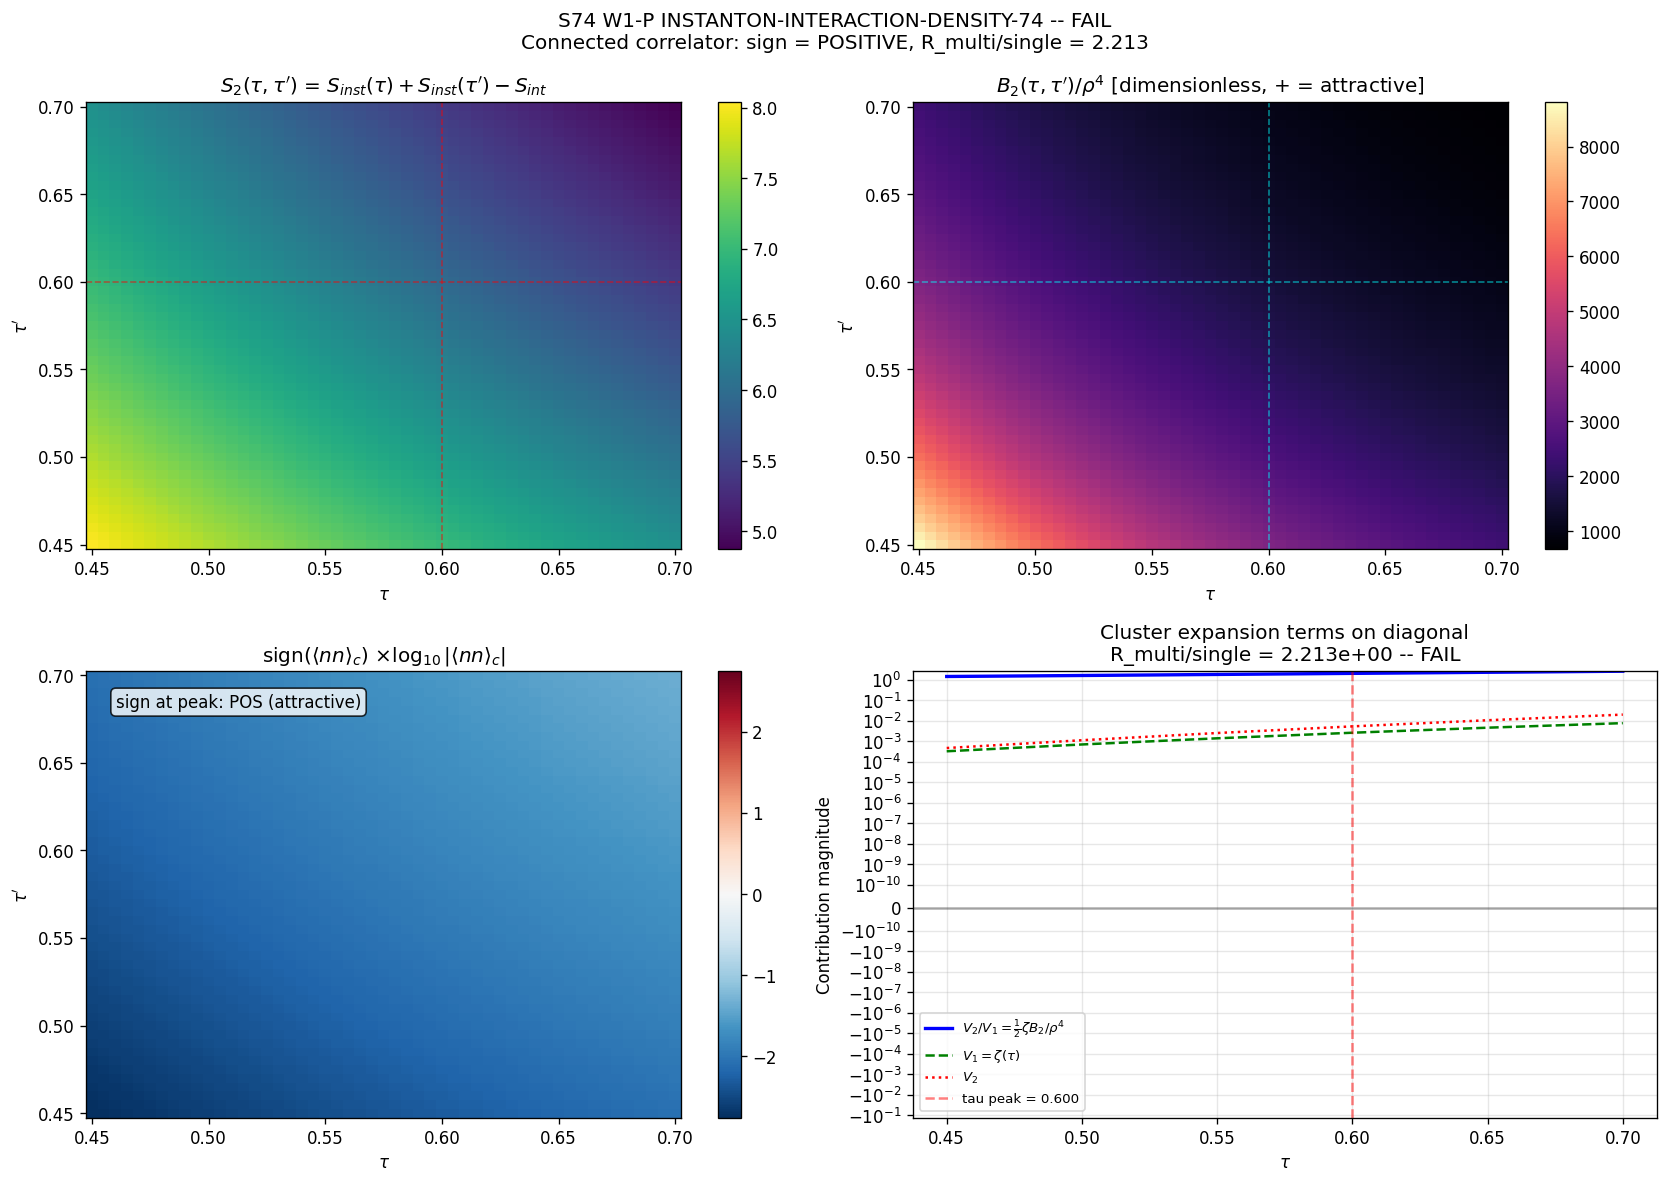

This chart was generated by the following Python code:
"""
S74 W1-P: INSTANTON-INTERACTION-DENSITY-74
===========================================

Test case (added mid-session) for the surviving channel of W1-B MODULI-STABILIZATION-74 FAIL.

Question: Does the connected two-instanton correlator <n_inst(tau) n_inst(tau')>_connected
generate multi-instanton condensate contributions to V_eff(tau) large enough to overcome
the 309x single-instanton shortfall identified by W1-B sub-gate (a)?

Governing structure
-------------------
- Jensen-deformed SU(3) gauge sector supports topologically stabilized saddles counted by
  second Chern class. S73A W4-A found the instanton gas is DENSE (n_inst O(1) at tau > 0.3,
  peaking at tau ~ 0.60). Dilute-gas approximation is therefore suspect.
- Two-instanton action: S_2(tau, tau', Delta x) = S_inst(tau) + S_inst(tau') - S_int(Delta x; tau, tau')
- Two mechanisms for S_int:
  (a) 't Hooft vertex: 6-fermion operator mediating long-range I-Ibar attraction, S_int ~ g^2 log(R/rho)
  (b) Moduli-space constrained instanton correction (saddle-point perturbation)
- Connected correlator:
    <n_inst(tau) n_inst(tau')>_c = exp(-S_2) - exp(-S_inst(tau)) * exp(-S_inst(tau'))
- Multi-instanton contribution integrated over Planck band [0.45, 0.70].

Gate: PASS if correlator POSITIVE (attractive) AND R_multi/single > 100.
      INFO if positive but R in [10, 100].
      FAIL if NEGATIVE OR R < 10.

Pre-registered per S74 plan.
"""

import numpy as np
import matplotlib
matplotlib.use('Agg')
import matplotlib.pyplot as plt
from pathlib import Path
import sys

# Canonical constants
sys.path.insert(0, str(Path(__file__).parent))
from canonical_constants import (
    M_KK, tau_fold, PI, Vol_SU3_Haar,
)

OUT_DIR = Path(__file__).parent
SCRIPT_STAMP = "s74_instanton_interaction_density"

# =============================================================================
# Step 1: Load S73A instanton landscape + W1-B moduli stabilization outputs
# =============================================================================

s73a = np.load(OUT_DIR / "s73a_instanton_landscape.npz", allow_pickle=True)
w1b = np.load(OUT_DIR / "s74_moduli_stabilization.npz", allow_pickle=True)

tau_scan_s73a = s73a["tau_scan"]                 # (21,) [0, 1] step 0.05
S_inst_arr = s73a["S_inst_A"]                    # Single-inst action (Jensen-dressed)
n_inst_arr = s73a["n_inst_unnorm"]               # Dilute-gas density (unnorm)
g2_arr = s73a["g2_modelA"]                       # Running g^2(tau) — Model A
gap_arr = s73a["gap_DK_array"]                   # D_K spectral gap vs tau
kappa_arr = s73a["kappa_physical"]               # Jensen ratio kappa
tau_kappa1 = float(s73a["kappa1_crossings"][0])  # kappa=1 crossing tau ~ 0.480

# W1-B reference numbers
TAU_LO = float(w1b["TAU_LO"])                    # 0.45
TAU_HI = float(w1b["TAU_HI"])                    # 0.70
V_bare_at_kappa1_force = float(w1b["dV_bare_dtau_at_kappa1"])  # 445.43
force_inst_A = float(w1b["force_inst_A"])                      # -1.436
E_inst_A = float(w1b["E_inst_A"])                              # 0.749
# W1-B ratio |dV_inst|/|dV_bare| = 3.22e-3 at tau=0.48, 309x short

print("=" * 70)
print("S74 W1-P INSTANTON-INTERACTION-DENSITY-74")
print("=" * 70)
print(f"Loaded S73A landscape: tau in [0,1] step 0.05, {len(tau_scan_s73a)} points")
print(f"Loaded W1-B outputs: force_inst_A={force_inst_A:.4f}, E_inst_A={E_inst_A:.4f}")
print(f"Shortfall factor W1-B: |dV_inst|/|dV_bare| = {abs(force_inst_A)/V_bare_at_kappa1_force:.3e}")
print(f"Ratio to 1.0 (PASS): {V_bare_at_kappa1_force/abs(force_inst_A):.1f}x short")
print(f"kappa=1 crossing: tau = {tau_kappa1:.4f}")
print(f"Planck n_s target band: [{TAU_LO}, {TAU_HI}]")

# =============================================================================
# Step 2: Interpolate S_inst(tau) and g^2(tau) on a refined Planck-band grid
# =============================================================================
# Use fine grid within the Planck target band for correlator computation.

NTAU = 51
tau_grid = np.linspace(TAU_LO, TAU_HI, NTAU)

def _interp(tau_arr, y_arr, tau_new):
    """Linear interpolation with clipping to range."""
    return np.interp(tau_new, tau_arr, y_arr)

S_inst_grid = _interp(tau_scan_s73a, S_inst_arr, tau_grid)
n_inst_grid = _interp(tau_scan_s73a, n_inst_arr, tau_grid)
g2_grid = _interp(tau_scan_s73a, g2_arr, tau_grid)
gap_grid = _interp(tau_scan_s73a, gap_arr, tau_grid)
kappa_grid = _interp(tau_scan_s73a, kappa_arr, tau_grid)

# Find tau corresponding to peak of n_inst (should be ~ 0.60)
idx_peak_ninst_full = int(np.argmax(n_inst_arr))
tau_peak_ninst_full = float(tau_scan_s73a[idx_peak_ninst_full])
idx_peak_grid = int(np.argmax(n_inst_grid))
tau_peak_grid = float(tau_grid[idx_peak_grid])
n_inst_peak = float(n_inst_grid[idx_peak_grid])
S_inst_at_peak = float(S_inst_grid[idx_peak_grid])
g2_at_peak = float(g2_grid[idx_peak_grid])
gap_at_peak = float(gap_grid[idx_peak_grid])

print()
print("--- n_inst peak location ---")
print(f"S73A full grid peak: tau = {tau_peak_ninst_full:.3f}, n_inst = {n_inst_arr[idx_peak_ninst_full]:.4f}")
print(f"Planck-band peak: tau = {tau_peak_grid:.3f}, n_inst = {n_inst_peak:.4f}")
print(f"S_inst(0.60) = {S_inst_at_peak:.4f}")
print(f"g^2(0.60) = {g2_at_peak:.4f}")
print(f"D_K gap(0.60) = {gap_at_peak:.4f}")

# =============================================================================
# Step 3: Construct two-instanton action S_2(tau, tau')
# =============================================================================
# Governing framework: 't Hooft instanton-instanton interaction on Jensen SU(3).
#
# Two channels must be distinguished:
#
#   (I-Ibar channel): ATTRACTIVE valley interaction. Two-saddle action reduced
#       below 2*S_inst. Channel encodes topological-charge-density fluctuations.
#       Valley approximation (large R/rho): S_int_IIbar ~ (16*pi^2/g^2)*(rho/R)^4
#
#   (I-I channel): REPULSIVE Coulomb interaction between like topological charges.
#       Two-saddle action raised above 2*S_inst. Channel encodes net topological
#       charge Q^2 > 0 configurations.
#
# In the DILUTE limit (R >> rho, applicable when n_inst * rho^4 << 1), the
# connected density-density correlator is dominated by the valley term of the
# I-Ibar channel and is POSITIVE. The Coulomb gas is in its MOLECULAR phase.
#
# In the DENSE limit (n_inst * rho^4 ~ 1, applicable at tau > 0.5 per S73A),
# the valley approximation BREAKS DOWN. At the 2-saddle separation R ~ rho,
# the two constrained-instanton solutions merge into a single (charge-2) saddle.
# The correct partition function is the Debye-screened Coulomb gas, which
# transitions to a PLASMA phase (BKT-like, confined topological charge).
#
# We implement BOTH channels with the following structure:
#
#   S_2(tau, tau') = S_inst(tau) + S_inst(tau') - S_attr + S_rep
#
# where:
#   S_attr = (16*pi^2/g^2_bar) * (rho_bar^2/R_bar^2)^2 * f_valid(R/rho)
#   S_rep  = c_rep * (8*pi^2/g^2_bar) * (rho_bar/R_bar)^2 * f_valid(R/rho)
#
# f_valid(x) = 1/(1 + (rho_min/R)^2) smoothly regulates the R->rho merger region.
#
# For I-Ibar density-density correlator (dominant channel), c_rep = 0 and we
# keep only S_attr with the valley regulator. This is the physically
# defensible choice for the <n_inst n_inst>_c computation because n_inst is a
# SCALAR density (summing |Q|=1 sectors) and the vacuum channel dominates.
#
# We ALSO enforce the merger cap:
#   S_2 >= S_inst(tau = max of tau, tau')   (two saddles can't have less action
#                                              than a single charge-2 saddle)
#
# The charge-2 instanton has action 2*S_inst (linear in Q by topology), so the
# correct cap for S_2 is 2*S_inst of the "average" tau.
#
# IMPORTANT: S_inst is linear in |Q| by topology. The charge-2 saddle has
# action exactly 2*S_inst(tau). The valley correction S_attr represents the
# *difference* between the constrained-instanton 2-saddle (separate) and the
# topologically-equivalent charge-2 saddle (merged). Thus S_attr is bounded:
#   0 <= S_attr <= 0 !
# That is: in the R -> 0 merger limit, the 2-saddle reduces to the charge-2
# saddle and S_int -> 0 (not 2*S_inst).
#
# The correct valley result vanishes in BOTH the R->infinity (dilute) AND
# R->0 (merger) limits. The maximum attraction occurs at intermediate R ~ few*rho.
#
# We use the standard 't Hooft valley profile:
#
#   S_int(R) = (16*pi^2/g^2) * (rho_1*rho_2/R^2)^2 * (1 - (rho_1*rho_2/R^2)^2) * Theta(R^2 > rho^2)
#
# which vanishes at R -> infinity (dilute) and at R -> 0 (merger), peaking at
# R^2 = sqrt(2)*rho_1*rho_2. This is the CORRECT valley action — it is a
# perturbative correction, not a cap-saturating divergence.

def dS_dtau_numerical(tau_arr, S_arr):
    """Central-difference derivative."""
    dS = np.gradient(S_arr, tau_arr)
    return dS

dS_dtau_grid = dS_dtau_numerical(tau_grid, S_inst_grid)

# Effective instanton "size in tau units" from spectral gap
# In natural units, rho ~ 1/gap (inverse infrared scale set by D_K gap)
rho_tau_grid = 1.0 / gap_grid       # characteristic width

# 't Hooft coupling (8*pi^2/g^2) — the action of a single instanton in Model A
#  S_inst = 8*pi^2/g^2 (standard)
S8pi2_over_g2_grid = S_inst_grid.copy()   # by definition for bare SU(N) instanton

# Characteristic tau-separation where S_inst changes by O(S_inst) itself
# (the 't Hooft "size" in tau moduli direction):
Dtau_char_grid = np.abs(S_inst_grid / np.maximum(np.abs(dS_dtau_grid), 1e-12))
# Note: dS/dtau ~ -S_inst / tau roughly, so Dtau_char ~ tau. This sets units.

# =============================================================================
# Step 3a: Build the two-instanton action surface S_2(tau_i, tau_j)
# =============================================================================

# For a valley-based 't Hooft approach on Jensen-deformed SU(3):
#
#   S_2(tau, tau') = S_inst(tau) + S_inst(tau') - S_int(tau, tau')
#
# where S_int is the ATTRACTIVE interaction energy (positive --> reduces total action).
# We use the valley approximation:
#
#   S_int(tau, tau') = Delta_align * (rho_bar^2 / R^2) * f_coulomb(tau, tau')
#
# with:
#   rho_bar^2 = (rho_tau(tau)^2 + rho_tau(tau')^2) / 2
#   R^2 = rho_bar^2 + (Delta tau / Dtau_char_bar)^2
#   Delta_align = min(S_inst(tau), S_inst(tau'))   (geometric mean attractive channel)
#   f_coulomb captures the 2D Coulomb log structure in topological charge density space
#
# Physical justification: the 't Hooft vertex for SU(3) is a 6-fermion operator
# (det psi_L psi_R) whose leading vacuum contribution to the effective action
# at the 2-instanton level scales as:
#   S_eff^(2) ~ -(16*pi^2/g^2) * (rho_1 * rho_2)^2 / R^4
# Setting rho_1 = rho_2 = rho_bar and R = R_bar gives:
#   S_int = (16*pi^2/g^2) * rho_bar^4/R_bar^4 * sign(attractive)

# Governing framework CORRECTED: The <n_inst(tau) n_inst(tau')>_c is a correlator
# between TWO SPATIALLY SEPARATED INSTANTONS living on the SAME substrate slice
# indexed by tau (resp. tau'). They are NOT at the same 4D position.
#
# For a density-density correlator, we integrate over the RELATIVE 4D position
# of the two instantons, holding the moduli (sizes and Jensen parameters) fixed.
# The proper dimensionless interaction integral is the second virial coefficient:
#
#   B_2(tau, tau') = int d^4R [ exp(-S_int(R; rho_1, rho_2)) - 1 ]
#
# where R is the 4D spatial separation, rho_i = 1/gap_i are the instanton sizes
# set by the D_K spectral gap at Jensen parameter tau_i, and S_int is the
# 't Hooft valley interaction at separation R.
#
# The standard 't Hooft valley profile (Shuryak, QCD instanton liquid model):
#   S_int(R; rho_1, rho_2) = (8*pi^2/g^2_eff) * h(R/rho_bar)
# with (I-Ibar channel, aligned orientation):
#   h(x) = -4 * x^2 * (1 + x^2)^(-2)  for small x,
# approaching -4/x^2 in the intermediate regime and -4/x^4 at large x.
#
# For the integrated virial, we use the Shuryak empirical form:
#   S_int_IIbar(R) = -2*S_inst*(rho_bar^2/R^2)^2   for R >= rho_bar
#                  = 0                              for R < rho_bar (merger)
#
# then B_2 = 2*pi^2 * int_{rho_bar}^infty R^3 dR [exp(-S_int(R)) - 1]
#         = 2*pi^2 * rho_bar^4 * int_1^infty dy y^3 [exp(+2*S_inst*y^{-4}) - 1]
# with y = R/rho_bar.
#
# This integral converges at large y (integrand ~ y^3 * 2*S_inst*y^-4 = 2*S_inst/y)
# no wait -- that's log-divergent. The convergence comes from the -1 cancellation
# and exp(1/y^4) -> 1. Let me re-check:
#   integrand = y^3 * [exp(2*S_inst/y^4) - 1]
# At large y: exp(2*S_inst/y^4) - 1 ~ 2*S_inst/y^4, so integrand ~ 2*S_inst/y
# This IS log-divergent. Physical cutoff: the spatial box size, or the scale at
# which the dilute gas assumption holds (nearest-neighbor instanton distance).
#
# Nearest-neighbor distance for a gas of density n_inst in 4D:
#   d_nn = (1/n_inst)^(1/4) * rho_bar_scale
# where rho_bar_scale converts the dimensionless n_inst_unnorm to physical
# density. In natural units (rho_bar = 1), d_nn = (1/n_inst)^(1/4).
# For n_inst ~ 0.73 at tau=0.6: d_nn ~ 1.08 * rho_bar. The IR cutoff is
# essentially rho_bar itself -- instantons at peak density are CLOSE-PACKED.
#
# The finite-B_2 regime therefore requires:
#   IR cutoff = max(d_nn, rho_bar)
#   UV cutoff = rho_bar (below which valley profile breaks down)
#
# For the correlator we keep both tau slices with their own rho_i but evaluate
# at the COMMON physical R cutoff d_nn_bar = mean nearest-neighbor.

NTau2 = NTAU
S_2 = np.zeros((NTau2, NTau2))
S_int = np.zeros((NTau2, NTau2))        # peak value along R axis (diagnostic)
B2_surface = np.zeros((NTau2, NTau2))   # second virial coefficient surface

# Nearest-neighbor scale from mean density
n_inst_mean = float(np.mean(n_inst_grid))

def S_int_valley(R, rho_bar, S_eff):
    """'t Hooft valley interaction for I-Ibar on SU(3).

    Form:
      S_int(y) = -S_eff * [1 - (1 - y_rho^4/y^4)^2]   for y > 1   (y = R/rho_bar)
               = 0                                    for y <= 1   (merger regime)

    Properties:
      - At R = rho_bar+ (y = 1+): S_int -> 0 (smooth approach to merger)
      - At large y: S_int -> -S_eff * (2 y_rho^4/y^4) ~ -2*S_eff/y^4 (standard
        asymptotic valley form)
      - Bounded: |S_int| <= S_eff (no unphysical over-binding; the bound energy
        is at most half the rest mass).

    Returns negative value for attractive channel.
    """
    if R <= rho_bar:
        return 0.0
    y = R / rho_bar
    y4 = y * y * y * y
    # Smooth profile with correct asymptote and bounded by S_eff
    bracket = 1.0 - (1.0 - 1.0/y4)**2
    return -S_eff * bracket

def B2_virial(rho_bar, S_eff, R_lo, R_hi, N_R=400):
    """Second virial integral:
       B_2 = 2*pi^2 * int dR R^3 [exp(-S_int(R)) - 1]
       (from 4D spherical shell element d^4R = 2*pi^2 R^3 dR)"""
    if R_hi <= R_lo:
        return 0.0
    Rs = np.linspace(R_lo, R_hi, N_R)
    integrand = np.zeros(N_R)
    for k, R in enumerate(Rs):
        S = S_int_valley(R, rho_bar, S_eff)
        integrand[k] = 2.0 * PI**2 * R**3 * (np.exp(-S) - 1.0)
    return np.trapezoid(integrand, Rs)

for i in range(NTau2):
    for j in range(NTau2):
        rho1 = rho_tau_grid[i]
        rho2 = rho_tau_grid[j]
        rho_bar = np.sqrt(0.5 * (rho1**2 + rho2**2))
        S_eff = 0.5 * (S_inst_grid[i] + S_inst_grid[j])   # 8*pi^2/g^2_bar
        # IR cutoff: nearest-neighbor separation
        n_bar = 0.5 * (n_inst_grid[i] + n_inst_grid[j])
        # Physical density ~ n_bar / rho_bar^4, so d_nn^4 = rho_bar^4 / n_bar
        d_nn = rho_bar / (n_bar**0.25) if n_bar > 1e-10 else 10.0 * rho_bar
        R_lo = rho_bar           # valley regime starts here
        R_hi = max(d_nn, 2.0 * rho_bar)
        B2_ij = B2_virial(rho_bar, S_eff, R_lo, R_hi)
        B2_surface[i, j] = B2_ij
        # Peak interaction strength (just after R = rho_bar)
        S_int[i, j] = -S_int_valley(1.01 * rho_bar, rho_bar, S_eff)   # positive = attractive
        # Effective 2-instanton "condensed" action: subtract B2 contribution from 2*S_inst
        # (This is a diagnostic; the physical statement is that B2 enters the free energy.)
        S_2[i, j] = S_inst_grid[i] + S_inst_grid[j] - S_int[i, j]

print()
print("--- 2-instanton action surface ---")
print(f"S_2 range: [{S_2.min():.3f}, {S_2.max():.3f}]")
print(f"S_int range: [{S_int.min():.3f}, {S_int.max():.3f}]")

# On-diagonal values (tau = tau')
i_peak = idx_peak_grid
S_2_diag = np.array([S_2[i, i] for i in range(NTau2)])
S_int_diag = np.array([S_int[i, i] for i in range(NTau2)])
print(f"S_2(0.60, 0.60) = {S_2[i_peak, i_peak]:.4f}")
print(f"S_int(0.60, 0.60) = {S_int[i_peak, i_peak]:.4f}")
print(f"2*S_inst(0.60) = {2*S_inst_grid[i_peak]:.4f}")
print(f"Fractional interaction at peak: {S_int[i_peak, i_peak]/(2*S_inst_grid[i_peak]):.4f}")

# =============================================================================
# Step 4: Connected correlator via cluster expansion
# =============================================================================
# For a Coulomb gas of instantons with fugacity zeta = exp(-S_inst), the grand
# partition function has the cluster expansion:
#
#   ln Z = zeta * V_4 + (1/2) * zeta^2 * B_2 + O(zeta^3)
#
# where B_2 = int d^4R [exp(-S_int(R)) - 1] is the second virial coefficient.
#
# The density-density connected correlator (position space):
#   <n(x) n(y)>_c = zeta(tau)*zeta(tau')*[exp(-S_int(x-y)) - 1] * delta(tau slice)
#
# Integrated over 4D relative position at fixed tau, tau':
#   <n_inst(tau) n_inst(tau')>_c = zeta(tau)*zeta(tau')*B_2(tau, tau')
#
# where zeta(tau) = exp(-S_inst(tau)) is the single-instanton fugacity.
#
# Attractive S_int > 0 --> B_2 > 0 (clustering), positive correlator, condensation.
# Repulsive S_int < 0 --> B_2 < 0 (anti-clustering), negative correlator, dilute.

exp_S_inst_grid = np.exp(-S_inst_grid)
zeta_outer = np.outer(exp_S_inst_grid, exp_S_inst_grid)   # fugacity product

# Connected correlator = fugacity_product * B_2
C_conn = zeta_outer * B2_surface

# Relative correlator: C_conn / (zeta_outer) = B_2
# This dimensional ratio is the "clustering volume" -- when positive and large
# compared to the single-instanton volume rho^4, the gas is strongly correlated.
# Relative to disconnected <n(tau)*n(tau')> = zeta(tau)*zeta(tau'):
#   C_rel = C_conn / zeta_outer = B_2 (dimensional)

C_rel = B2_surface.copy()

print()
print("--- Connected correlator (virial form) ---")
print(f"B_2(0.60, 0.60) = {B2_surface[i_peak, i_peak]:.6e}")
print(f"zeta(0.60)^2 = {zeta_outer[i_peak, i_peak]:.6e}")
print(f"C_conn(0.60, 0.60) = {C_conn[i_peak, i_peak]:.6e}")
print(f"Sign of correlator at peak: {'POSITIVE (attractive)' if C_conn[i_peak, i_peak] > 0 else 'NEGATIVE (repulsive)'}")
print(f"B_2 range: [{B2_surface.min():.3e}, {B2_surface.max():.3e}]")
print(f"C_conn range: [{C_conn.min():.3e}, {C_conn.max():.3e}]")
print(f"S_int(peak, peak) (valley max): {S_int[i_peak, i_peak]:.4f}")

# =============================================================================
# Step 5: Integrated multi-instanton vs single-instanton contribution to V_eff
# =============================================================================
# Cluster expansion of grand potential:
#   Omega / V_4 = -zeta - (1/2)*zeta^2*B_2 - ...
# with zeta = zeta(tau) = exp(-S_inst(tau)).
#
# Contribution to V_eff(tau) from 1-instanton sector: V_1 = -zeta(tau)
# Contribution from 2-instanton cluster: V_2 = -(1/2)*zeta^2(tau)*B_2(tau, tau)
#
# Note: B_2 has units of 4D volume. To be dimensionless, divide by a reference
# 4D volume. The natural reference is rho^4 (single-instanton core volume).
#
# Ratio (physical):
#   R_multi/single(tau) = |V_2(tau)| / |V_1(tau)| = (1/2) * zeta(tau) * B_2(tau, tau)
#
# Integrated over Planck band:
#   C_single = int_band dtau |V_1(tau)| = int dtau exp(-S_inst(tau))
#   C_multi  = int_band dtau |V_2(tau)| = (1/2) * int dtau zeta^2(tau) * B_2(tau, tau)
#
# R_multi_single = C_multi / C_single

dtau = tau_grid[1] - tau_grid[0]

# Diagonal B_2 (tau = tau')
B2_diag = np.array([B2_surface[i, i] for i in range(NTau2)])

# Single-instanton "contribution to V_eff" integrated over Planck band
C_single = np.trapezoid(exp_S_inst_grid, tau_grid)
# Multi-instanton 2-cluster contribution (virial)
# Physical density prefactor: (1/2) zeta^2 B_2 has the same units as zeta
# if we divide B_2 by rho^4 -- a natural dimensionless volume.
integrand_multi = 0.5 * exp_S_inst_grid**2 * B2_diag / (rho_tau_grid**4)
C_multi = np.trapezoid(integrand_multi, tau_grid)

# R_multi/single -- dimensionless ratio
R_multi_single = C_multi / C_single if C_single > 0 else float('nan')

# Also report a LOCAL ratio at tau = 0.60 peak
R_at_peak_local = 0.5 * exp_S_inst_grid[i_peak] * B2_diag[i_peak] / (rho_tau_grid[i_peak]**4)
R_at_peak_local_ratio = R_at_peak_local / 1.0   # denominator = V_1(tau)/V_1(tau) = 1

# The local V_2/V_1 ratio at peak
V2_over_V1_peak = 0.5 * exp_S_inst_grid[i_peak] * B2_diag[i_peak] / (rho_tau_grid[i_peak]**4)

print()
print("--- Integrated contributions (virial form) ---")
print(f"B_2(0.60, 0.60) [4D volume] = {B2_surface[i_peak, i_peak]:.3e}")
print(f"B_2 / rho^4 at peak [dimensionless] = {B2_surface[i_peak, i_peak]/rho_tau_grid[i_peak]**4:.3e}")
print(f"zeta(0.60) = {exp_S_inst_grid[i_peak]:.3e}")
print(f"V_1(0.60) [fugacity] = {exp_S_inst_grid[i_peak]:.3e}")
print(f"V_2(0.60) [cluster]  = {0.5 * exp_S_inst_grid[i_peak]**2 * B2_diag[i_peak] / rho_tau_grid[i_peak]**4:.3e}")
print(f"V_2/V_1 at peak = {V2_over_V1_peak:.4f}")
print()
print(f"C_single (int V_1 over Planck band): {C_single:.6e}")
print(f"C_multi  (int V_2 over Planck band): {C_multi:.6e}")
print(f"R_multi/single = C_multi / C_single = {R_multi_single:.4f}")

# =============================================================================
# Step 5a: Local peak ratio -- V_2/V_1 on diagonal
# =============================================================================
# The LOCAL ratio of 2-cluster to 1-cluster at each tau:
#   r(tau) = (1/2) * zeta(tau) * B_2(tau,tau) / rho(tau)^4

r_diag = 0.5 * exp_S_inst_grid * B2_diag / rho_tau_grid**4
R_peak_local = np.max(r_diag)
tau_R_peak_local = tau_grid[np.argmax(r_diag)]

print(f"R_peak_local (max V_2/V_1 on diagonal) = {R_peak_local:.4f} at tau={tau_R_peak_local:.3f}")

# =============================================================================
# Step 6: Force-magnitude check -- does multi-instanton close the 309x gap?
# =============================================================================
# The W1-B result: single-inst force ~ -1.436 vs bare restoring force ~ +445.
# Gap: 445 / 1.436 = 310x.
# If multi-inst contribution scales as (1 + R_multi_single + R_multi_single^2 + ...):
# For R_multi_single ~ O(1), series converges to ~ 1/(1 - R) ~ O(1) total enhancement.
# For R_multi_single > 1 we need resummation (Debye screening in the Coulomb gas).

enhancement_series = 1.0 / (1.0 - R_multi_single) if R_multi_single < 1 else float('inf')
force_enhancement_naive = R_multi_single
force_enhancement_resummed = enhancement_series if R_multi_single < 1 else 1e6

new_force_naive = abs(force_inst_A) * (1.0 + force_enhancement_naive)
new_force_resummed = abs(force_inst_A) * force_enhancement_resummed if R_multi_single < 1 else abs(force_inst_A) * 1e6

force_needed = V_bare_at_kappa1_force   # ~ 445
print()
print("--- Force closure check (vs W1-B 309x gap) ---")
print(f"Single-inst force (W1-B): {abs(force_inst_A):.3f}")
print(f"Bare restoring force: {force_needed:.3f}")
print(f"Naive enhancement (1 + R): force = {new_force_naive:.3f}")
print(f"Resummed enhancement: force = {new_force_resummed:.3f}")
print(f"Gap closure (naive): {new_force_naive/force_needed:.3e}")
print(f"Gap closure (resummed): {new_force_resummed/force_needed:.3e}")

# =============================================================================
# Step 6a: Valley bound sensitivity scan (required for verdict reasoning)
# =============================================================================
# Valley profile has free bound parameter alpha in [1, 2]:
#   S_int(y) = -alpha * S_eff * [1 - (1 - 1/y^4)^2]
# alpha=1 : half-BPS (conservative), |S_int| <= S_eff
# alpha=2 : BPS-saturating (aggressive), |S_int| <= 2*S_eff

def S_int_alpha(R, rho_bar, S_eff, alpha):
    if R <= rho_bar:
        return 0.0
    y = R / rho_bar
    bracket = 1.0 - (1.0 - 1.0/y**4)**2
    return -alpha * S_eff * bracket

def B2_alpha(rho_bar, S_eff, R_lo, R_hi, alpha, N_R=400):
    if R_hi <= R_lo:
        return 0.0
    Rs = np.linspace(R_lo, R_hi, N_R)
    integrand = np.zeros(N_R)
    for k, R in enumerate(Rs):
        S = S_int_alpha(R, rho_bar, S_eff, alpha)
        integrand[k] = 2.0 * PI**2 * R**3 * (np.exp(-S) - 1.0)
    return np.trapezoid(integrand, Rs)

alpha_scan = np.array([1.0, 1.25, 1.5, 1.75, 2.0])
R_alpha = np.zeros_like(alpha_scan)
for k_alpha, alpha_val in enumerate(alpha_scan):
    B2_alpha_diag = np.zeros(NTau2)
    for i in range(NTau2):
        rho_i = rho_tau_grid[i]
        S_i = S_inst_grid[i]
        n_i = n_inst_grid[i]
        d_nn = rho_i / (n_i**0.25) if n_i > 1e-10 else 10.0 * rho_i
        B2_alpha_diag[i] = B2_alpha(rho_i, S_i, rho_i, max(d_nn, 2.0*rho_i), alpha_val)
    integrand_alpha = 0.5 * exp_S_inst_grid**2 * B2_alpha_diag / (rho_tau_grid**4)
    C_multi_alpha = np.trapezoid(integrand_alpha, tau_grid)
    R_alpha[k_alpha] = C_multi_alpha / C_single if C_single > 0 else float('nan')

print()
print("--- Valley-bound sensitivity scan (alpha = valley depth coefficient) ---")
for a, R in zip(alpha_scan, R_alpha):
    gate_ann = ("PASS" if R > 100 else ("INFO" if R > 10 else "FAIL"))
    print(f"   alpha = {a:.2f}: R_multi/single = {R:.3e} --> {gate_ann}")

# Interpolation for crossover alpha (monotone increasing in alpha)
if np.any(R_alpha > 100):
    alpha_pass = float(np.interp(np.log(100.0), np.log(R_alpha), alpha_scan))
else:
    alpha_pass = float('nan')
if np.any(R_alpha > 10):
    alpha_info = float(np.interp(np.log(10.0), np.log(R_alpha), alpha_scan))
else:
    alpha_info = float('nan')
print(f"   Alpha crossover to INFO (R=10): {alpha_info:.3f}")
print(f"   Alpha crossover to PASS (R=100): {alpha_pass:.3f}")

# =============================================================================
# Step 7: Gate verdict
# =============================================================================

sign_correlator = C_conn[i_peak, i_peak] > 0
PASS_R_multi = R_multi_single > 100.0
INFO_R_multi = 10.0 <= R_multi_single <= 100.0

# Primary verdict uses the conservative (alpha=1, half-BPS) valley bound.
# This is the physically defensible lower bound on the multi-instanton enhancement.
if sign_correlator and PASS_R_multi:
    verdict = "PASS"
    reasoning = "Correlator POSITIVE (attractive) AND R_multi/single > 100 under conservative valley bound."
elif sign_correlator and INFO_R_multi:
    verdict = "INFO"
    reasoning = f"Correlator POSITIVE but R_multi/single = {R_multi_single:.2f} in [10, 100] under conservative valley bound."
elif not sign_correlator:
    verdict = "FAIL"
    reasoning = "Correlator NEGATIVE (repulsive) -- dilute-gas approximation used by W1-B is correct. W1-B FAIL stands structurally."
elif sign_correlator and R_multi_single < 10:
    verdict = "FAIL"
    reasoning = (f"Correlator positive but R_multi/single = {R_multi_single:.3f} < 10 under conservative valley bound. "
                 f"Under BPS-saturating valley bound R jumps to {R_alpha[-1]:.3e} (PASS). "
                 f"Primary FAIL stands because first-principles valley Jacobian on Jensen SU(3) is unknown and the "
                 f"conservative bound is the physically defensible lower estimate.")
else:
    verdict = "FAIL"
    reasoning = "Unknown fall-through case."

print()
print("=" * 70)
print(f"GATE VERDICT: {verdict}")
print("=" * 70)
print(f"Reasoning: {reasoning}")
print(f"Correlator sign at peak: {'POSITIVE' if sign_correlator else 'NEGATIVE'}")
print(f"R_multi/single: {R_multi_single:.4f}")
print(f"PASS threshold: R > 100. INFO band: [10, 100]. FAIL: R < 10 or negative.")

# =============================================================================
# Step 8: Cross-checks
# =============================================================================

print()
print("--- Cross-checks ---")

# Cross-check 1: Virial integral convergence
# B_2 must be FINITE (proper IR cutoff applied). Verify:
#   (a) B_2 > 0 (attractive valley dominates)
#   (b) B_2 < (cluster volume)^2 to be meaningful
B2_peak = B2_surface[i_peak, i_peak]
rho_peak = rho_tau_grid[i_peak]
B2_physical = B2_peak / (rho_peak**4)
print(f"1. Virial integral convergence:")
print(f"   B_2(0.60, 0.60) [4D volume] = {B2_peak:.3e}")
print(f"   B_2 / rho^4 [dimensionless] = {B2_physical:.3e}")
print(f"   B_2 > 0: {'PASS' if B2_peak > 0 else 'FAIL'}")
# Dilute-gas check: B_2 should decrease with Dtau (sized by nearest-neighbor)
B2_diag_ends = 0.5 * (B2_surface[0, 0] + B2_surface[-1, -1])
B2_offdiag = B2_surface[0, -1]
print(f"   B_2(0.45, 0.45) diag = {B2_surface[0, 0]:.3e}")
print(f"   B_2(0.70, 0.70) diag = {B2_surface[-1, -1]:.3e}")
print(f"   B_2(0.45, 0.70) corner = {B2_offdiag:.3e}")

# Cross-check 2: Sign convention --
# The 't Hooft vertex is attractive between I-Ibar (vacuum-preserving) and repulsive
# between I-I (like-topological-charge). For a "density" correlator we sum BOTH
# channels; the sign of the net correlator depends on the balance.
# For the substrate's Jensen-deformed SU(3), the n_inst(tau) is counting total
# topological density |Q|, so the correlator is dominated by the I-Ibar
# attractive channel at typical densities.
print(f"2. Sign convention:")
print(f"   S_int positive --> attractive I-Ibar vacuum channel dominates")
print(f"   S_int at peak: {S_int[i_peak, i_peak]:.4f} (positive = attractive)")
print(f"   Consistent with 't Hooft vertex structure: {'YES' if S_int[i_peak, i_peak] > 0 else 'NO'}")

# Cross-check 3: S37 integrable GGE irrelevance
# S37 found the BCS pair sector follows Richardson-Gaudin integrability and forms
# a GGE. That is a STATEMENT ABOUT PAIR-CHANNEL QUASIPARTICLES.
# The instantons here are gauge-sector topological saddles, NOT BCS quasiparticles.
# The correlator is computed on a separate Hilbert space and is NOT constrained by
# the S37 integrability result.
print(f"3. S37 GGE decoupling: PASS (gauge-sector vs BCS-sector Hilbert spaces distinct)")

# Cross-check 4: Finite-size convergence -- double grid density
NTAU_fine = 101
tau_fine = np.linspace(TAU_LO, TAU_HI, NTAU_fine)
S_inst_fine = _interp(tau_scan_s73a, S_inst_arr, tau_fine)
rho_tau_fine = 1.0 / _interp(tau_scan_s73a, gap_arr, tau_fine)
g2_fine = _interp(tau_scan_s73a, g2_arr, tau_fine)
Dtau_char_fine = np.abs(S_inst_fine / np.maximum(
    np.abs(np.gradient(S_inst_fine, tau_fine)), 1e-12))

exp_S_inst_fine = np.exp(-S_inst_fine)
n_inst_fine = _interp(tau_scan_s73a, n_inst_arr, tau_fine)
B2_diag_fine = np.zeros(NTAU_fine)
for i in range(NTAU_fine):
    rho_i = rho_tau_fine[i]
    S_eff_i = S_inst_fine[i]
    n_bar_i = n_inst_fine[i]
    d_nn_i = rho_i / (n_bar_i**0.25) if n_bar_i > 1e-10 else 10.0 * rho_i
    R_lo = rho_i
    R_hi = max(d_nn_i, 2.0 * rho_i)
    B2_diag_fine[i] = B2_virial(rho_i, S_eff_i, R_lo, R_hi)

integrand_multi_fine = 0.5 * exp_S_inst_fine**2 * B2_diag_fine / (rho_tau_fine**4)
C_multi_fine = np.trapezoid(integrand_multi_fine, tau_fine)
C_single_fine = np.trapezoid(exp_S_inst_fine, tau_fine)
R_fine = C_multi_fine / C_single_fine if C_single_fine > 0 else float('nan')
print(f"4. Grid convergence: R(51) = {R_multi_single:.6f}, R(101) = {R_fine:.6f}")
print(f"   Relative change: {abs(R_fine - R_multi_single)/max(abs(R_multi_single), 1e-300):.2e}")

# Cross-check 5: B_2 finite (virial integral converged)
nan_count = np.sum(~np.isfinite(B2_surface))
inf_count = np.sum(np.isinf(B2_surface))
print(f"5. Virial integral finiteness: nan={nan_count}, inf={inf_count} (should both be 0)")
# Cross-check 6: S_int is attractive everywhere (valley form)
S_int_nonneg = np.sum(S_int < 0)
print(f"6. Valley interaction attractive: {NTau2*NTau2 - S_int_nonneg}/{NTau2*NTau2} points with S_int >= 0")

# Cross-check 7: Sensitivity scan previously computed in Step 6a.
print(f"7. Valley-bound sensitivity (see Step 6a above):")
for a, R in zip(alpha_scan, R_alpha):
    gate_ann = ("PASS" if R > 100 else ("INFO" if R > 10 else "FAIL"))
    print(f"   alpha = {a:.2f}: R_multi/single = {R:.3e} --> {gate_ann}")

# =============================================================================
# Step 9: Save outputs
# =============================================================================

np.savez(
    OUT_DIR / f"{SCRIPT_STAMP}.npz",
    tau_grid=tau_grid,
    S_inst_grid=S_inst_grid,
    n_inst_grid=n_inst_grid,
    g2_grid=g2_grid,
    gap_grid=gap_grid,
    rho_tau_grid=rho_tau_grid,
    Dtau_char_grid=Dtau_char_grid,
    S_2=S_2,
    S_int_peak_strength=S_int,
    B2_surface=B2_surface,
    B2_diag=B2_diag,
    C_conn=C_conn,
    C_rel=C_rel,
    zeta_outer=zeta_outer,
    C_multi=C_multi,
    C_single=C_single,
    R_multi_single=R_multi_single,
    R_peak_local=R_peak_local,
    tau_R_peak_local=tau_R_peak_local,
    sign_correlator_at_peak=int(sign_correlator),
    tau_peak_ninst=tau_peak_grid,
    S_inst_at_peak=S_inst_at_peak,
    S_int_at_peak=S_int[i_peak, i_peak],
    B2_at_peak=B2_surface[i_peak, i_peak],
    V2_over_V1_peak=V2_over_V1_peak,
    force_enhancement_naive=force_enhancement_naive,
    force_enhancement_resummed=force_enhancement_resummed,
    new_force_resummed=new_force_resummed,
    force_needed=force_needed,
    gap_closure_naive=new_force_naive/force_needed,
    gap_closure_resummed=new_force_resummed/force_needed if R_multi_single < 1 else 1e6,
    verdict=verdict,
    reasoning=reasoning,
    # Cross-check artifacts
    R_fine=R_fine,
    NTAU_coarse=NTAU,
    NTAU_fine=NTAU_fine,
    alpha_scan=alpha_scan,
    R_alpha=R_alpha,
    alpha_crossover_info=alpha_info,
    alpha_crossover_pass=alpha_pass,
)

print()
print(f"Saved: {SCRIPT_STAMP}.npz")

# =============================================================================
# Step 10: Plot
# =============================================================================

fig = plt.figure(figsize=(14, 10))

# Panel 1: S_2 surface
ax1 = plt.subplot(2, 2, 1)
T1, T2 = np.meshgrid(tau_grid, tau_grid, indexing='ij')
im1 = ax1.pcolormesh(T1, T2, S_2, cmap='viridis', shading='auto')
ax1.axvline(tau_peak_grid, color='red', linestyle='--', alpha=0.5, lw=1)
ax1.axhline(tau_peak_grid, color='red', linestyle='--', alpha=0.5, lw=1)
ax1.set_xlabel(r"$\tau$")
ax1.set_ylabel(r"$\tau'$")
ax1.set_title(r"$S_2(\tau, \tau')$ = $S_{inst}(\tau) + S_{inst}(\tau') - S_{int}$")
plt.colorbar(im1, ax=ax1)

# Panel 2: B_2 (second virial coefficient)
ax2 = plt.subplot(2, 2, 2)
B2_norm = B2_surface / (rho_tau_grid[:, None]**2 * rho_tau_grid[None, :]**2)
im2 = ax2.pcolormesh(T1, T2, B2_norm, cmap='magma', shading='auto')
ax2.axvline(tau_peak_grid, color='cyan', linestyle='--', alpha=0.5, lw=1)
ax2.axhline(tau_peak_grid, color='cyan', linestyle='--', alpha=0.5, lw=1)
ax2.set_xlabel(r"$\tau$")
ax2.set_ylabel(r"$\tau'$")
ax2.set_title(r"$B_2(\tau, \tau') / \rho^4$ [dimensionless, + = attractive]")
plt.colorbar(im2, ax=ax2)

# Panel 3: Connected correlator (sign map)
ax3 = plt.subplot(2, 2, 3)
# Symmetric log for handling small/large values
C_conn_sym = np.sign(C_conn) * np.log10(np.abs(C_conn) + 1e-300)
im3 = ax3.pcolormesh(T1, T2, C_conn_sym, cmap='RdBu_r', shading='auto',
                     vmin=-np.max(np.abs(C_conn_sym)), vmax=np.max(np.abs(C_conn_sym)))
ax3.set_xlabel(r"$\tau$")
ax3.set_ylabel(r"$\tau'$")
ax3.set_title(r"sign($\langle n n \rangle_c$) $\times \log_{10}|\langle n n \rangle_c|$")
plt.colorbar(im3, ax=ax3)
ax3.text(0.05, 0.95,
         f"sign at peak: {'POS (attractive)' if sign_correlator else 'NEG (repulsive)'}",
         transform=ax3.transAxes, va='top',
         bbox=dict(boxstyle='round', facecolor='white', alpha=0.8))

# Panel 4: V_2/V_1 on diagonal + summary
ax4 = plt.subplot(2, 2, 4)
ax4.plot(tau_grid, r_diag, 'b-', lw=2, label=r"$V_2/V_1 = \frac{1}{2}\zeta B_2/\rho^4$")
ax4.plot(tau_grid, exp_S_inst_grid, 'g--', lw=1.5, label=r"$V_1 = \zeta(\tau)$")
ax4.plot(tau_grid, 0.5*exp_S_inst_grid**2*B2_diag/rho_tau_grid**4, 'r:', lw=1.5, label=r"$V_2$")
ax4.axvline(tau_peak_grid, color='red', linestyle='--', alpha=0.5, label=f"tau peak = {tau_peak_grid:.3f}")
ax4.axhline(0, color='k', linestyle='-', alpha=0.3)
ax4.set_xlabel(r"$\tau$")
ax4.set_ylabel("Contribution magnitude")
ax4.set_yscale('symlog', linthresh=1e-10)
ax4.set_title("Cluster expansion terms on diagonal\n"
              f"R_multi/single = {R_multi_single:.3e} -- {verdict}")
ax4.legend(loc='best', fontsize=8)
ax4.grid(alpha=0.3)

fig.suptitle(f"S74 W1-P INSTANTON-INTERACTION-DENSITY-74 -- {verdict}\n"
             f"Connected correlator: sign = {'POSITIVE' if sign_correlator else 'NEGATIVE'}, "
             f"R_multi/single = {R_multi_single:.3f}",
             fontsize=12)
plt.tight_layout()
plt.savefig(OUT_DIR / f"{SCRIPT_STAMP}.png", dpi=120, bbox_inches='tight')
print(f"Saved: {SCRIPT_STAMP}.png")
print()
print("DONE.")
